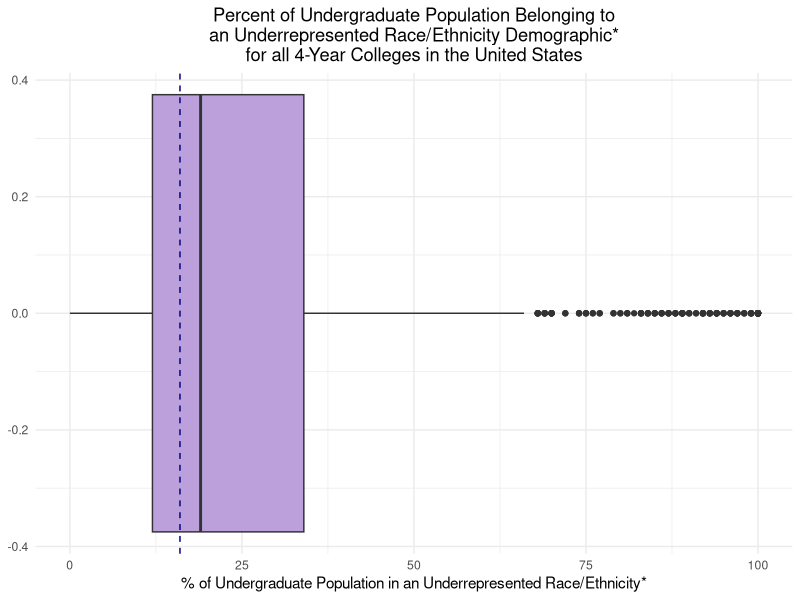
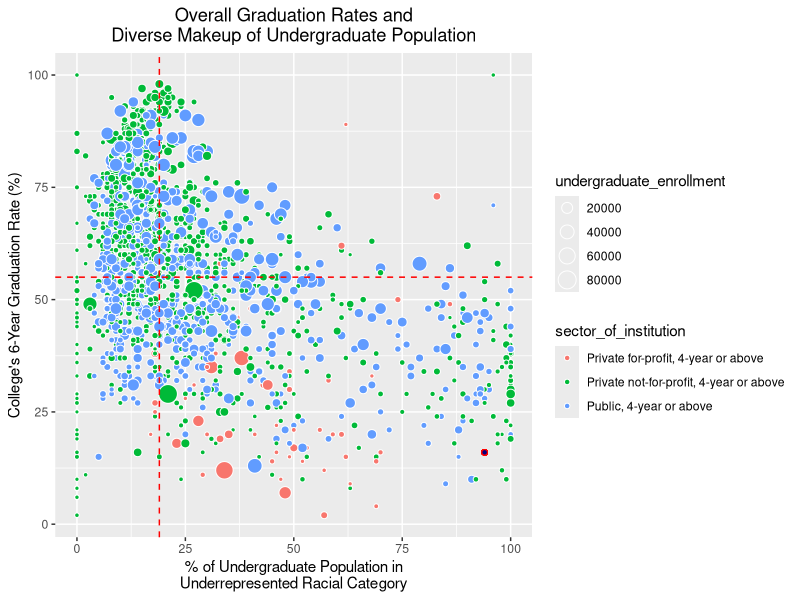
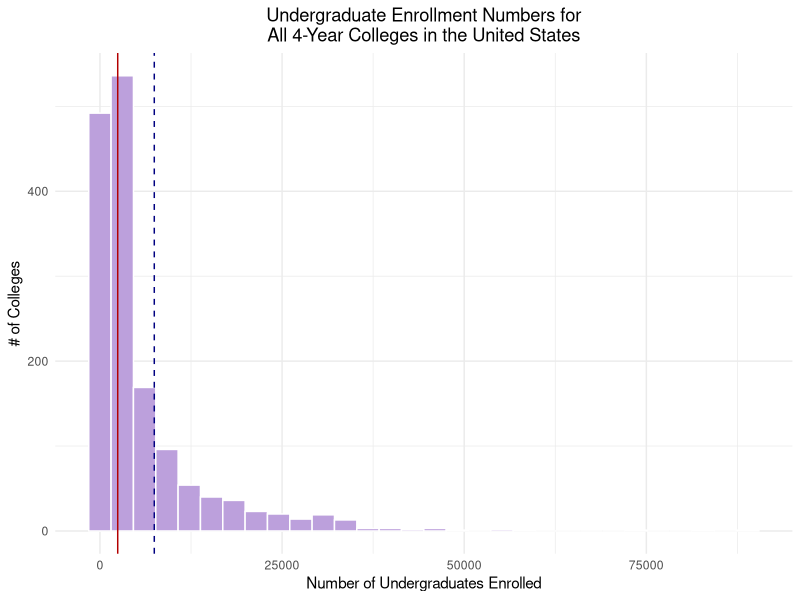
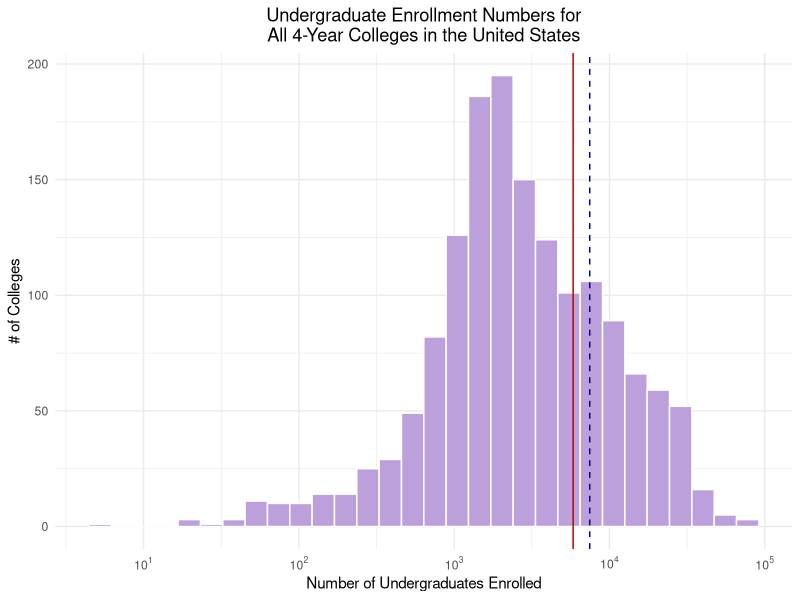
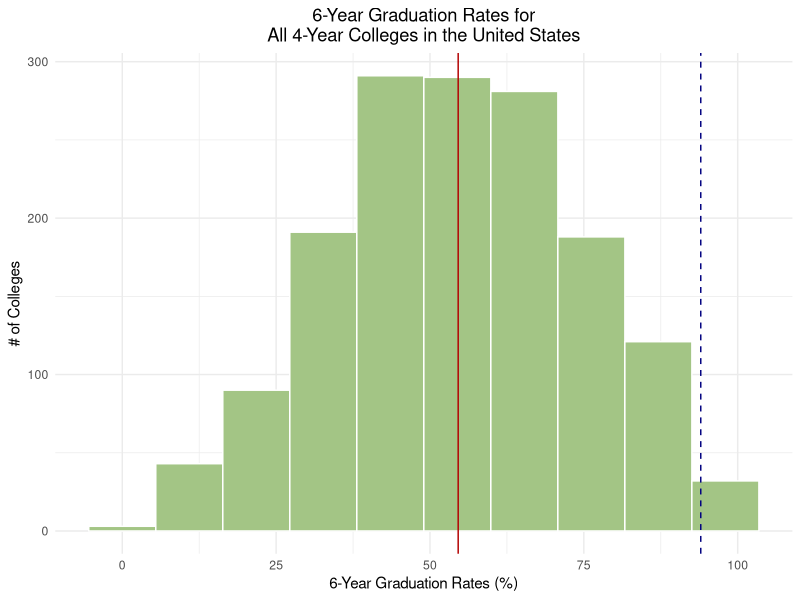
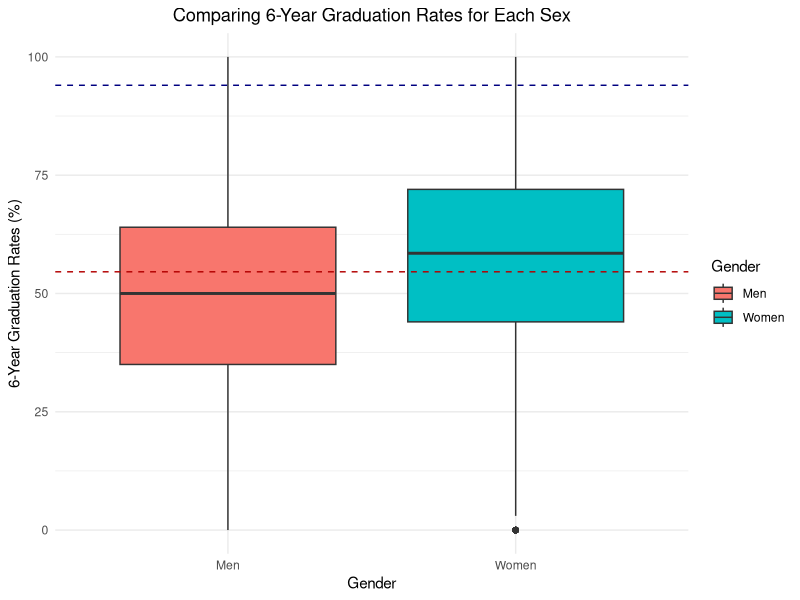
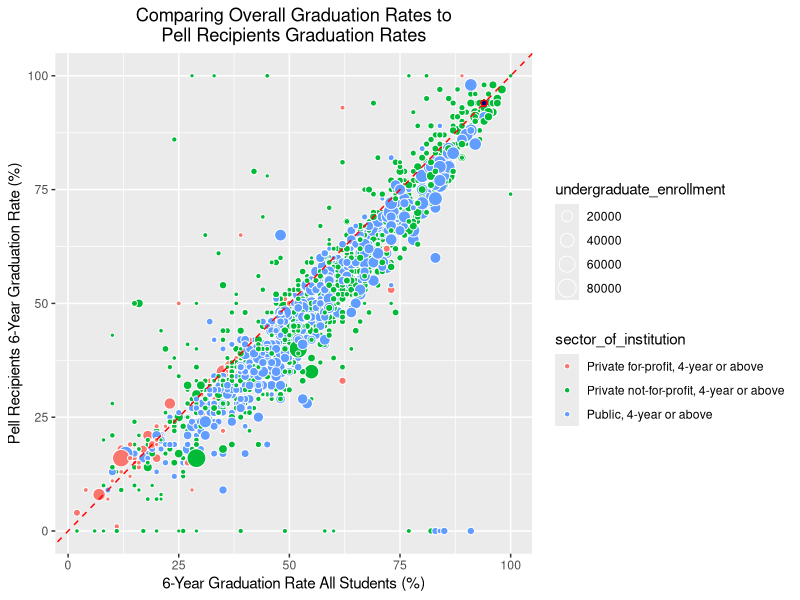
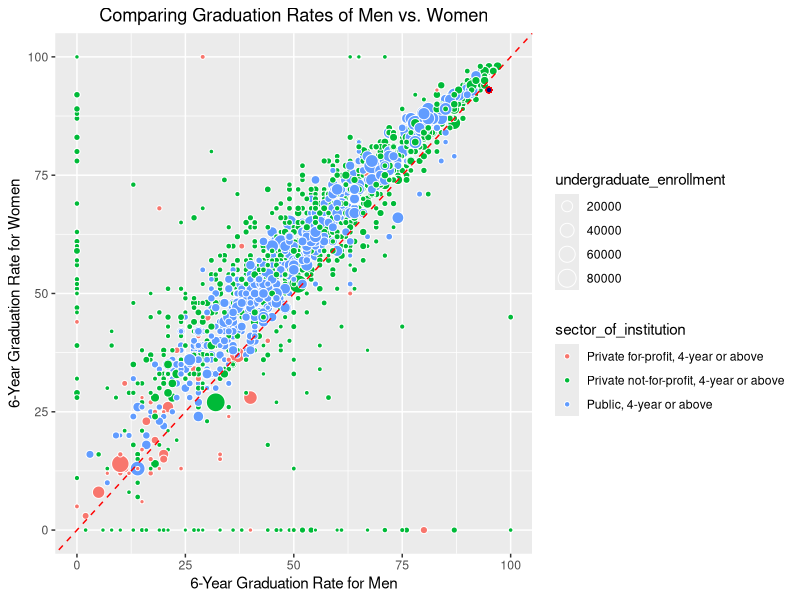

Write the R code that produced these figures, in order.
## ---- chunk 1
library(plyr)
library(tidyverse)
library(ggplot2)
library(gtools)

raw_df <- read.csv("../data/SY18-19_all_variables_Data.csv", check.names = FALSE)
df <- raw_df
value_mapping <- read.csv("../data/SY18-19_all_variables_ValueLabels.csv")

# convert the sector into the actual names
for (i in unique(value_mapping$VariableName)){
  temp_map_val <- value_mapping %>% subset(VariableName == i)
  df[[i]] <- mapvalues(df[[i]], from = temp_map_val$Value, to = temp_map_val$ValueLabel)
}

# clean up column names
colnames(df) <- gsub(" - ", "_", tolower(colnames(df)))
colnames(df) <- gsub("-|[[:space:]]+|/", "_", colnames(df))
colnames(df) <- gsub("\\(|\\)|\\:", "", colnames(df))
colnames(df) <- gsub("\\_(sfa1819|2018_19|drvgr2018|drvef2018|hd2018|2018_ef2018d|f1819|al2019|gasb_drvf2019|ic2018).*$", "", tolower(colnames(df)))
colnames(df) <- gsub("graduation_rate_bachelor_degree_within_6_years", "gradrate_ba_6yrs", colnames(df))

# combine the financial columns which were broken up for public and private schools into one
dupe_vals <- grep('value_of_endowment_assets_at_the_beginning_of_the_fiscal_year', colnames(df))
colnames(df)[dupe_vals[1]] <- 'value_of_endowment_assets_at_the_beginning_of_the_fiscal_year1'
colnames(df)[dupe_vals[2]] <- 'value_of_endowment_assets_at_the_beginning_of_the_fiscal_year2'

## ---- chunk 2
df$endowment_total <- ifelse(is.na(df$value_of_endowment_assets_at_the_beginning_of_the_fiscal_year1),
                             df$value_of_endowment_assets_at_the_beginning_of_the_fiscal_year2,
                             df$value_of_endowment_assets_at_the_beginning_of_the_fiscal_year1)
df$finances_spent_research <- ifelse(is.na(df$research_current_year_total),
                                     df$research_total_amount,
                                     df$research_current_year_total)
df$finances_spent_student_services <- ifelse(is.na(df$student_service_total_amount),
                                             df$student_services_current_year_total,
                                             df$student_service_total_amount)
df$finances_spent_public_service <- ifelse(is.na(df$public_service_current_year_total),
                                           df$public_service_total_amount,
                                           df$public_service_current_year_total)
df$finances_spent_academic_support <- ifelse(is.na(df$academic_support_current_year_total),
                                             df$academic_support_total_amount,
                                             df$academic_support_current_year_total)
df$finances_spent_instruction <- ifelse(is.na(df$instruction_current_year_total),
                                        df$instruction_total_amount,
                                        df$instruction_current_year_total)
df$revenue_total <- ifelse(is.na(df$total_revenues_and_investment_return_total),
                           df$total_all_revenues_and_other_additions,
                           df$total_revenues_and_investment_return_total)

drop_cols <- c('value_of_endowment_assets_at_the_beginning_of_the_fiscal_year1', 'value_of_endowment_assets_at_the_beginning_of_the_fiscal_year2', 'research_current_year_total', 'research_total_amount', 'student_service_total_amount', 'student_services_current_year_total', 'public_service_current_year_total', 'public_service_total_amount', 'academic_support_current_year_total', 'academic_support_total_amount', 'instruction_current_year_total', 'instruction_total_amount', 'total_revenues_and_investment_return_total', 'total_all_revenues_and_other_additions', '')

df <- df[, !(colnames(df) %in% drop_cols)]
## ---- chunk 3
# remove columns that have NA's
pre_df <- nrow(df)
print(paste("Total # of schools in dataset:", nrow(df)))

remove_any_nas <- c("undergraduate_enrollment",
                    "gradrate_ba_6yrs_total"
                    )

for (i in remove_any_nas){
  df <- df %>% subset(!(is.na(df[[i]]) | (df[[i]] == 0)))
}

# for each subgroup, if they have students from that group, they should also have a graduation rate
enroll_grad <- c("percent_of_undergraduate_enrollment_that_are_black_or_african_american" = "gradrate_ba_6yrs_black_non_hispanic",
                    "percent_of_undergraduate_enrollment_that_are_hispanic_latino" = "gradrate_ba_6yrs_hispanic",
                    "percent_of_undergraduate_enrollment_that_are_american_indian_or_alaska_native" = "gradrate_ba_6yrs_american_indian_or_alaska_native",
                    "percent_of_undergraduate_students_awarded_pell_grants" = "pell_grant_recipients_overall_graduation_rate_within_150_percent_of_normal_time"
                 )

for (i in names(enroll_grad)){
  df <- df %>% subset(ifelse(!is.na(df[[i]]) & (df[[i]] != 0),
                             !is.na(df[[enroll_grad[[i]]]]),
                             TRUE))
}


# remove any rows if they do not have *any* students from underrepresented groups
df <- df %>% mutate(across(where(is.numeric), ~replace_na(.x, 0))) %>% mutate(sum_subgroups = percent_of_undergraduate_enrollment_that_are_black_or_african_american + percent_of_undergraduate_enrollment_that_are_hispanic_latino + percent_of_undergraduate_students_awarded_pell_grants + percent_of_undergraduate_enrollment_that_are_american_indian_or_alaska_native) %>% mutate(sum_race_subgroups = percent_of_undergraduate_enrollment_that_are_black_or_african_american + percent_of_undergraduate_enrollment_that_are_hispanic_latino + percent_of_undergraduate_enrollment_that_are_american_indian_or_alaska_native + percent_of_undergraduate_enrollment_that_are_native_hawaiian_or_other_pacific_islander)

# remove any schools where there are no underrepresented subgroups
df <- df %>% subset(sum_subgroups != 0)

# compute mean
df <- df %>% mutate(mean_subgroups = (percent_of_undergraduate_enrollment_that_are_black_or_african_american + percent_of_undergraduate_enrollment_that_are_hispanic_latino + percent_of_undergraduate_students_awarded_pell_grants + percent_of_undergraduate_enrollment_that_are_american_indian_or_alaska_native)/4)

# convert mean subgroups to quantiles
df <- df %>% mutate(diversity_quantiles = quantcut(df$mean_subgroups, q = 4, na.rm = TRUE))
df$diversity_quantiles <- mapvalues(df$diversity_quantiles,
                                    from = sort(unique(quantcut(df$mean_subgroups, q = 4, na.rm = TRUE))),
                                    to = paste("diversity quantile", 1:4))

# convert the sector into the actual names
for (i in unique(value_mapping$VariableName)){
  temp_map_val <- value_mapping %>% subset(VariableName == i)
  df[[i]] <- mapvalues(df[[i]], from = temp_map_val$Value, to = temp_map_val$ValueLabel)
}


paste("Removed", pre_df-nrow(df), "rows with missing undergraduate enrollment and graduation rates data.")
paste("Total # of schools for analysis:", nrow(df))

write.csv(df, "../data/all_data_merged_df(NEW).csv", row.names = FALSE)

## ---- chunk 4
gtown <- df %>% subset(institution_name == 'Georgetown University')
gtown
## ---- chunk 5
# mean of underrepresneted group makeup of the populations size histogram
# df %>% ggplot(aes(x=mean_subgroups)) + geom_boxplot(fill = "#bca0dc") + ggtitle("Percent of Undergraduate Population Belonging to\nan Underrepresented Demographic*\nfor all 4-Year Colleges in the United States") + xlab("% of Undergraduate Population in an Underrepresented Demographics") + theme_minimal() +  theme(plot.title = element_text(hjust = 0.5)) + geom_vline(xintercept=gtown$mean_subgroups, color='#000080', linetype = "dashed")

# sum of all underrepresented races = black, hispanic, native american, and pacific islander 
df %>% ggplot(aes(x=sum_race_subgroups)) + geom_boxplot(fill = "#bca0dc") + ggtitle("Percent of Undergraduate Population Belonging to\nan Underrepresented Race/Ethnicity Demographic*\nfor all 4-Year Colleges in the United States") + xlab("% of Undergraduate Population in an Underrepresented Race/Ethnicity*") + theme_minimal() +  theme(plot.title = element_text(hjust = 0.5)) + geom_vline(xintercept=gtown$sum_race_subgroups, color='#000080', linetype = "dashed")


# does racial diversity lead to overall higher graduation rates?
ggplot(df, aes(y=gradrate_ba_6yrs_total, x=sum_race_subgroups, color = sector_of_institution)) + 
  geom_point(aes(size=undergraduate_enrollment, fill = sector_of_institution), colour="white",pch=21) + geom_vline(xintercept=median(df$sum_race_subgroups), linetype='dashed', color='red') + geom_hline(yintercept=median(df$gradrate_ba_6yrs_total), linetype='dashed', color='red') + labs(y='College\'s 6-Year Graduation Rate (%)', x='% of Undergraduate Population in\nUnderrepresented Racial Category') + ggtitle("Overall Graduation Rates and\nDiverse Makeup of Undergraduate Population") + theme_gray() +  theme(plot.title = element_text(hjust = 0.5)) + geom_point(aes(gtown$gradrate_ba_6yrs_total, gtown$sum_race_subgroups), fill='#000080', colour="red", pch=21)
# geom_boxplot(aes(x=variable, y=value, fill=variable))

head(df %>% arrange(desc(sum_subgroups)) %>% select(institution_name, sum_subgroups))
## ---- chunk 6
# enrollemnt size histogram
df %>% ggplot(aes(x=undergraduate_enrollment)) + geom_histogram(position="stack", col = "white", fill = "#bca0dc") + ggtitle("Undergraduate Enrollment Numbers for\nAll 4-Year Colleges in the United States") + xlab("Number of Undergraduates Enrolled") + ylab("# of Colleges") + geom_vline(xintercept=median(df$undergraduate_enrollment), color='#b30000') + theme_minimal() +  theme(plot.title = element_text(hjust = 0.5)) + geom_vline(xintercept=gtown$undergraduate_enrollment, color='#000080', linetype = "dashed")
## ---- chunk 7
# look into outliers
df %>% subset(undergraduate_enrollment > 40000) %>% select(institution_name, undergraduate_enrollment, all_programs_offered_completely_via_distance_education, percent_of_undergraduate_students_enrolled_exclusively_in_distance_education_courses) %>% arrange(desc(undergraduate_enrollment))
# found out that these are all online colleges. question - would we want to include entirely online colleges? we should at least pull in that data point
## ---- chunk 8
library(scales)
# redo histogram by taking log enrollment
df %>% ggplot(aes(x=undergraduate_enrollment)) + scale_x_log10(breaks = trans_breaks("log10", function(x) 10^x), labels = trans_format("log10", math_format(10^.x))) + geom_histogram(position="stack", col = "white", fill = "#bca0dc") + ggtitle("Undergraduate Enrollment Numbers for\nAll 4-Year Colleges in the United States") + xlab("Number of Undergraduates Enrolled") + ylab("# of Colleges") + geom_vline(xintercept=mean(df$undergraduate_enrollment), color='#b30000') + theme_minimal() +  theme(plot.title = element_text(hjust = 0.5)) + geom_vline(xintercept=gtown$undergraduate_enrollment, color='#000080', linetype = "dashed")

## ---- chunk 9
# graduation rates histogram
df %>% ggplot(aes(x=gradrate_ba_6yrs_total)) + geom_histogram(position="stack", col = "white", fill = "#a3c585", bins = 10) + ggtitle("6-Year Graduation Rates for\nAll 4-Year Colleges in the United States") + xlab("6-Year Graduation Rates (%)") + ylab("# of Colleges") + geom_vline(xintercept=mean(df$gradrate_ba_6yrs_total), color='#b30000') + theme_minimal() +  theme(plot.title = element_text(hjust = 0.5)) + geom_vline(xintercept=gtown$gradrate_ba_6yrs_total, color='#000080', linetype = "dashed")

## ---- chunk 10
# look out graduate rate outliers

df %>% subset(gradrate_ba_6yrs_total < 10) %>% select(institution_name, undergraduate_enrollment, sector_of_institution, institutional_category, gradrate_ba_6yrs_total, gradrate_ba_6yrs_black_non_hispanic, gradrate_ba_6yrs_white_non_hispanic)
## ---- chunk 11
library(reshape2)
library(ggplot2)

ggplot(melt(rename(df, Men = gradrate_ba_6yrs_men, Women = gradrate_ba_6yrs_women), id.vars = 'unitid', measure.vars = c('Men', 'Women'))) + geom_boxplot(aes(x=variable, y=value, fill=variable)) + ggtitle("Comparing 6-Year Graduation Rates for Each Sex")  + xlab("Gender") + ylab("6-Year Graduation Rates (%)") +  geom_hline(yintercept=mean(df$gradrate_ba_6yrs_total), color='#b30000', linetype ='dashed') + theme_minimal() +  theme(plot.title = element_text(hjust = 0.5)) + scale_fill_discrete(name = 'Gender') + geom_hline(yintercept=gtown$gradrate_ba_6yrs_total, color='#000080', linetype = "dashed")

## ---- chunk 12
# any points above the red dotted lines are schools where Pell-Grant recipients are graduating at *higher* rates than the general student body
# we added the dimension of school size to the mix and as you can see, majority of the schools where Pell-Grant recipients are graduating at much higher rates than the general student body are smaller sized schools
ggplot(df, aes(x=gradrate_ba_6yrs_total, y=pell_grant_recipients_overall_graduation_rate_within_150_percent_of_normal_time, color = sector_of_institution)) + 
  geom_point(aes(size=undergraduate_enrollment, fill = sector_of_institution), colour="white",pch=21) + geom_abline(intercept=0, slope=1, linetype='dashed', color='red') + labs(y='Pell Recipients 6-Year Graduation Rate (%)', x='6-Year Graduation Rate All Students (%)') + ggtitle("Comparing Overall Graduation Rates to\nPell Recipients Graduation Rates") + theme_gray() +  theme(plot.title = element_text(hjust = 0.5)) + geom_point(aes(gtown$gradrate_ba_6yrs_total, gtown$pell_grant_recipients_overall_graduation_rate_within_150_percent_of_normal_time), fill='#000080', colour="red", pch=21)

paste("There are", sum(df$pell_grant_recipients_overall_graduation_rate_within_150_percent_of_normal_time > df$gradrate_ba_6yrs_total), "schools where Pell-Grant recipients graduate at higher rates than that school's overall population.")

# create a derived field that indicates whether pell students are doing about the same or better than overall student body
df <- df %>% mutate(pell_above_avg = pell_grant_recipients_overall_graduation_rate_within_150_percent_of_normal_time >= gradrate_ba_6yrs_total)
## ---- chunk 13
# any points above the red dotted lines are schools where women graduate at higher rates than men
ggplot(df, aes(y=gradrate_ba_6yrs_women, x=gradrate_ba_6yrs_men, color = sector_of_institution)) + 
  geom_point(aes(size=undergraduate_enrollment, fill = sector_of_institution), colour="white",pch=21) + geom_abline(intercept=0, slope=1, linetype='dashed', color='red') + labs(x='6-Year Graduation Rate for Men', y='6-Year Graduation Rate for Women') + ggtitle("Comparing Graduation Rates of Men vs. Women") + theme_gray() +  theme(plot.title = element_text(hjust = 0.5)) + geom_point(aes(gtown$gradrate_ba_6yrs_women, gtown$gradrate_ba_6yrs_men), fill='#000080', colour="red", pch=21)

# create a derived field that indicates whether women and men are graduating at the same rates
df <- df %>% mutate(women_above_avg = gradrate_ba_6yrs_women >= gradrate_ba_6yrs_men)
## ---- chunk 14
# any points above the red dotted lines are schools where black students graduate at higher rates than white students
ggplot(df, aes(y=gradrate_ba_6yrs_black_non_hispanic, x=gradrate_ba_6yrs_total)) + 
  geom_point(aes(size=undergraduate_enrollment, fill = sector_of_institution), colour="white", pch=21) + geom_abline(intercept=0, slope=1, linetype='dashed', color='red') + labs(x='6-Year Graduation Rate for All Students', y='6-Year Graduation Rate for Black Non-Hispanic Students') + ggtitle("Comparing Black Students' Graduation Rates\nto Each College's Total Graduation Rate") + theme_gray() +  theme(plot.title = element_text(hjust = 0.5)) + geom_point(aes(gtown$gradrate_ba_6yrs_black_non_hispanic, gtown$gradrate_ba_6yrs_total), fill='#000080', colour="red", pch=21)

paste("There are", sum(df$gradrate_ba_6yrs_black_non_hispanic > df$gradrate_ba_6yrs_total), "schools where Black students graduate at higher rates than White students.")

# create a derived field that indicates whether black students are graduating at the same rates at the school avg
df <- df %>% mutate(black_above_avg = gradrate_ba_6yrs_black_non_hispanic >= gradrate_ba_6yrs_total)
## ---- chunk 15
# any points above the red dotted lines are schools where hispanic students graduate at higher rates than white students
ggplot(df, aes(y=gradrate_ba_6yrs_hispanic, x=gradrate_ba_6yrs_total, color = sector_of_institution)) + 
  geom_point(aes(size=undergraduate_enrollment, fill = sector_of_institution), colour="white",pch=21) + geom_abline(intercept=0, slope=1, linetype='dashed', color='red') + labs(x='6-Year Graduation Rate for All Students', y='6-Year Graduation Rate for Hispanic Students') + ggtitle("Comparing Hispanic Students' Graduation Rates\nto Each College's Total Graduation Rate") + theme_gray() +  theme(plot.title = element_text(hjust = 0.5)) + geom_point(aes(gtown$gradrate_ba_6yrs_hispanic, gtown$gradrate_ba_6yrs_total), fill='#000080', colour="red", pch=21)

paste("There are", sum(df$gradrate_ba_6yrs_hispanic > df$gradrate_ba_6yrs_total), "schools where Hispanic/Latinx students graduate at higher rates than White students.")


# create a derived field that indicates whether hispanic students are graduating at the same rates at the school avg
df <- df %>% mutate(hispanic_above_avg = gradrate_ba_6yrs_hispanic >= gradrate_ba_6yrs_total)
## ---- chunk 16

hist(df$gradrate_ba_6yrs_american_indian_or_alaska_native)
print(sum(!is.na(df$gradrate_ba_6yrs_american_indian_or_alaska_native)))

# any points above the red dotted lines are schools where hispanic students graduate at higher rates than white students
ggplot(df, aes(y=gradrate_ba_6yrs_american_indian_or_alaska_native, x=gradrate_ba_6yrs_total, color = sector_of_institution)) + geom_point(aes(size=undergraduate_enrollment, fill = sector_of_institution), colour="white",pch=21) + geom_abline(intercept=0, slope=1, linetype='dashed', color='red') + labs(x='6-Year Graduation Rate for White Non-Hispanic Students', y='6-Year Graduation Rate for\nAmerican Indian or Alaska Native Students (%)') + ggtitle("Comparing Native American Students'\nGraduation Rates to Each College's\nTotal Graduation Rate (%)") + theme_gray() +  theme(plot.title = element_text(hjust = 0.5)) + geom_point(aes(gtown$gradrate_ba_6yrs_american_indian_or_alaska_native, gtown$gradrate_ba_6yrs_total), fill='#000080', colour="red", pch=21)


paste("There are", sum(df$gradrate_ba_6yrs_american_indian_or_alaska_native > df$gradrate_ba_6yrs_total), "schools where Native American students graduate at higher rates than White students.")


## ---- chunk 17
# see how many schools are ones in which underrepresented students are doing the same or better as the general student body
df <- df %>% mutate(underrepresented_above_avg = hispanic_above_avg & pell_above_avg & women_above_avg & black_above_avg)

print(table(df$underrepresented_above_avg))

subgroups_success_df <- df %>% subset(underrepresented_above_avg==TRUE)

# df %>% subset(underrepresented_above_avg == TRUE) %>% ggplot(aes(x=gradrate_ba_6yrs_total,fill = underrepresented_above_avg)) + geom_histogram(position="stack", col = "white") + ggtitle("Seeing Graduation Rates for Schools\nWhere Underrepresented Demographics Perform\nin par w/ Rest of Student Body") + xlab("Graduation Rate") + ylab("# of Colleges") + geom_vline(xintercept=median(df$gradrate_ba_6yrs_total), color='#b30000') + theme_minimal() +  theme(plot.title = element_text(hjust = 0.5)) + geom_vline(xintercept=gtown$gradrate_ba_6yrs_total, color='#000080', linetype = "dashed")


df %>% ggplot(aes(x=underrepresented_above_avg, fill = underrepresented_above_avg)) + geom_bar(position="stack", col = "white") + ggtitle("Seeing Graduation Rates for Schools\nWhere Underrepresented Demographics Perform\nin par w/ Rest of Student Body") + xlab("Graduation Rate") + ylab("# of Colleges") + geom_vline(xintercept=median(df$gradrate_ba_6yrs_total), color='#b30000') + theme_minimal() +  theme(plot.title = element_text(hjust = 0.5)) + geom_vline(xintercept=gtown$gradrate_ba_6yrs_total, color='#000080', linetype = "dashed")

df %>% ggplot(aes(x=hispanic_above_avg, fill = hispanic_above_avg)) + geom_bar(position="stack", col = "white") + ggtitle("Seeing Graduation Rates for Schools\nWhere Hispanic/Latinx Students Perform\nin par w/ Rest of Student Body") + xlab("Graduation Rate") + ylab("# of Colleges") + geom_vline(xintercept=median(df$gradrate_ba_6yrs_total), color='#b30000') + theme_minimal() +  theme(plot.title = element_text(hjust = 0.5)) + geom_vline(xintercept=gtown$gradrate_ba_6yrs_total, color='#000080', linetype = "dashed")

df %>% ggplot(aes(x=black_above_avg, fill = black_above_avg)) + geom_bar(position="stack", col = "white") + ggtitle("Seeing Graduation Rates for Schools\nWhere Black Students Perform\nin par w/ Rest of Student Body") + xlab("Graduation Rate") + ylab("# of Colleges") + geom_vline(xintercept=median(df$gradrate_ba_6yrs_total), color='#b30000') + theme_minimal() +  theme(plot.title = element_text(hjust = 0.5)) + geom_vline(xintercept=gtown$gradrate_ba_6yrs_total, color='#000080', linetype = "dashed")

df %>% ggplot(aes(x=pell_above_avg, fill = pell_above_avg)) + geom_bar(position="stack", col = "white") + ggtitle("Seeing Graduation Rates for Schools\nWhere Low-Income Students Perform\nin par w/ Rest of Student Body") + xlab("Graduation Rate") + ylab("# of Colleges") + geom_vline(xintercept=median(df$gradrate_ba_6yrs_total), color='#b30000') + theme_minimal() +  theme(plot.title = element_text(hjust = 0.5)) + geom_vline(xintercept=gtown$gradrate_ba_6yrs_total, color='#000080', linetype = "dashed")
## ---- chunk 18
subgroups_success_df %>% ggplot(aes(x=sector_of_institution, fill = sector_of_institution)) + geom_bar(position="stack", col = "white") + ggtitle("Sector of Institution") + xlab("Graduation Rate") + ylab("# of Colleges") + geom_vline(xintercept=median(df$gradrate_ba_6yrs_total), color='#b30000') + theme_minimal() +  theme(plot.title = element_text(hjust = 0.5)) + geom_vline(xintercept=gtown$gradrate_ba_6yrs_total, color='#000080', linetype = "dashed")

subgroups_success_df %>% ggplot(aes(x=undergraduate_enrollment)) + scale_x_log10(breaks = trans_breaks("log10", function(x) 10^x), labels = trans_format("log10", math_format(10^.x))) + geom_histogram(position="stack", col = "white", fill = "#bca0dc", bins=5) + ggtitle("Undergraduate Enrollment Numbers for\nAll 4-Year Colleges in the United States") + xlab("Number of Undergraduates Enrolled") + ylab("# of Colleges") + geom_vline(xintercept=mean(df$undergraduate_enrollment), color='#b30000') + theme_minimal() +  theme(plot.title = element_text(hjust = 0.5)) + geom_vline(xintercept=gtown$undergraduate_enrollment, color='#000080', linetype = "dashed")
## ---- chunk 19
df %>%
  ggplot( aes(x = underrepresented_above_avg, y = gradrate_ba_6yrs_total, fill=underrepresented_above_avg)) +
  geom_boxplot() +ggtitle("Comparing Graduation Rates at Institutions where\nUnderrepresented Students Succeed")


df %>%
  ggplot( aes(x = hispanic_above_avg, y = gradrate_ba_6yrs_total, fill=hispanic_above_avg)) +
  geom_boxplot() +ggtitle("Comparing Graduation Rates at Institutions where\nHispanic/Latinx Students Succeed")

df %>%
  ggplot( aes(x = black_above_avg, y = gradrate_ba_6yrs_total, fill=black_above_avg)) +
  geom_boxplot() +ggtitle("Comparing Graduation Rates at Institutions where\nBlack Students Succeed")

df %>%
  ggplot( aes(x = pell_above_avg, y = gradrate_ba_6yrs_total, fill=pell_above_avg)) +
  geom_boxplot() +ggtitle("Comparing Graduation Rates at Institutions where\nLow-Income Students Succeed")
## ---- chunk 20
# avg amount of federal, state, local, institutional sums up all institutional aid a student can get
# total price for in state tution, off campus. in state vs. out of state typically only counts for public schools. low-income students are highly unlikely to attend an out of state public school
df <- df %>% mutate(cost_metric = ifelse(is.na(total_price_for_in_state_students_living_off_campus_not_with_family) | total_price_for_in_state_students_living_off_campus_not_with_family == 0,
                                         total_price_for_in_state_students_living_on_campus,
                                         total_price_for_in_state_students_living_off_campus_not_with_family))

df <- df %>% mutate(percent_covered_aid = average_amount_of_federal_state_local_institutional_or_other_sources_of_grant_aid_awarded_to_undergraduate_students/cost_metric) %>% mutate(percent_covered_aid = ifelse(cost_metric==0, 1, percent_covered_aid))

hist(df$percent_covered_aid)
boxplot(df$percent_covered_aid)

pell_df <- df %>% subset(pell_above_avg==TRUE)


nrow(pell_df)

hist(df$average_amount_pell_grant_aid_awarded_to_undergraduate_students)
hist(df$percent_of_undergraduate_students_awarded_pell_grants)
boxplot(df$average_net_price_income_0_30_000_students_awarded_title_iv_federal_financial_aid)
## ---- chunk 21
mean_aid <- mean(df$percent_covered_aid, na.rm=TRUE)
df <- df %>% mutate(above_avg_aid = ifelse(percent_covered_aid > mean_aid, "above avg. aid", "avg. aid or below"))
print(table(df$above_avg_aid))

# get georgetown value
gtown <- df %>% subset(institution_name == 'Georgetown University')
print(gtown$percent_covered_aid)

df %>%
  ggplot( aes(x = above_avg_aid, y = pell_grant_recipients_overall_graduation_rate_within_150_percent_of_normal_time, fill=above_avg_aid)) +
  geom_boxplot() + ggtitle("Low-Income Grad Rates at Schools w/\nDifferent Financial Aid Coverage")

# null hypothesis: the average graduation rate for pell students at schools where the average aid given covers more than the median amount is the same as schools where average aid is median amount or less
# alternative hypothesis: the average graduation rate for pell students at schools where the average aid given covers more than the median amount is MORE than schools where average aid is median amount or less
t.test(pell_grant_recipients_overall_graduation_rate_within_150_percent_of_normal_time ~ above_avg_aid,
       data = df,
       alternative = "greater")
## ---- chunk 22
(mean_latinx <- mean(df$percent_of_undergraduate_enrollment_that_are_hispanic_latino, na.rm=TRUE))

df <- df %>% mutate(diverse_latinx =  ifelse(percent_of_undergraduate_enrollment_that_are_hispanic_latino > mean_latinx,
                                               'latinx diverse',
                                               'not latinx diverse'))

df %>%
  ggplot( aes(x = diverse_latinx, y = gradrate_ba_6yrs_hispanic, fill=diverse_latinx)) +
  geom_boxplot() + ggtitle("Hispanic/Latinx Grad Rates at Schools w/\nDifferent Hispanic/Latinx Populations")


# null hypothesis: the average graduation rate for latinx students at schools where the demographic is above avg. latinx population is the same as schools where latinx population is avg
# alternative hypothesis: the average graduation rate for latinx students at schools where the demographic is above avg. latinx population is MORE THAN at schools where latinx population is avg
t.test(gradrate_ba_6yrs_hispanic ~ diverse_latinx,
       data = df,
       alternative = "greater")
## ---- chunk 23
(mean_black <- mean(df$percent_of_undergraduate_enrollment_that_are_black_or_african_american, na.rm=TRUE))

df <- df %>% mutate(diverse_black =  ifelse(percent_of_undergraduate_enrollment_that_are_black_or_african_american > mean_black,
                                               'black/aa diverse',
                                               'not black/aa diverse'))
print(table(df$diverse_black))

df %>%
  ggplot( aes(x = diverse_black, y = gradrate_ba_6yrs_black_non_hispanic, fill=diverse_black)) +
  geom_boxplot() + ggtitle("Black/African American Grad Rates at Schools w/\nDifferent Black/African American Populations")


# null hypothesis: the average graduation rate for black / african american students at schools where the demographic is above avg. black / african american population is the same as schools where black / african american population is avg
# alternative hypothesis: the average graduation rate for black / african american students at schools where the demographic is above avg. black / african american population is MORE THAN at schools where black / african american population is avg
t.test(gradrate_ba_6yrs_black_non_hispanic ~ diverse_black,
       data = df,
       alternative = "less")
## ---- chunk 24
(mean_native <- mean(df$percent_of_undergraduate_enrollment_that_are_american_indian_or_alaska_native, na.rm=TRUE))

df <- df %>% mutate(diverse_native =  ifelse(percent_of_undergraduate_enrollment_that_are_american_indian_or_alaska_native > mean_native,
                                               'american indian/native diverse',
                                               'not american indian/native diverse'))

print(table(df$diverse_native))

df %>%
  ggplot( aes(x = diverse_native, y = gradrate_ba_6yrs_american_indian_or_alaska_native, fill=diverse_native)) +
  geom_boxplot() + ggtitle("American Indian/Native American Grad Rates at Schools w/\nDifferent American Indian/Native American Populations")

# null hypothesis: the average graduation rate for american indian/native american students at schools where the demographic is above avg. american indian/native american population is the same as schools where american indian/native american population is avg
# alternative hypothesis: the average graduation rate for american indian/native american students at schools where the demographic is above avg. american indian/native american population is MORE THAN at schools where american indian/native american population is avg
t.test(gradrate_ba_6yrs_american_indian_or_alaska_native ~ diverse_native,
       data = df,
       alternative = "greater")
